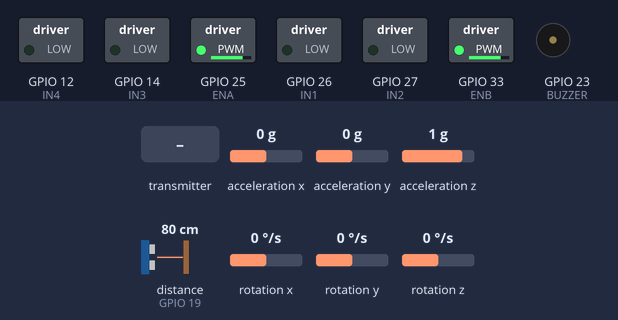
Bench run of a sketch on a simulated ESP32. Shown: switched loads named in the sketch (green lamp = pin HIGH), buzzer (waves = sounding). The inputs (shaded band) are chosen by the test bench; at power-on: acceleration x 0 g, distance to the obstacle (sensor on GPIO 19) 80 cm, acceleration y 0 g, acceleration z 1 g, rotation x 0 °/s, rotation y 0 °/s, rotation z 0 °/s. The echo pulse lasts 58.3 µs per cm; pins used as bus, display or sensor lines are not drawn; what the sketch prints to the serial monitor is not drawn.

Above: at 2.2 s.
2.3 s: the transmitter starts sending x = 0
4.9 s: acceleration x set to -0.7 g
6.4 s: acceleration x set to -1 g
At 6.48 s:
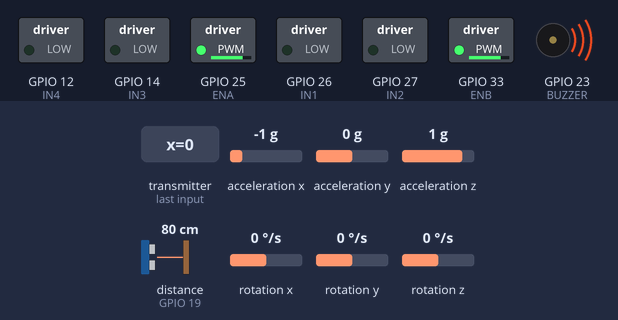
9.4 s: distance to the obstacle (sensor on GPIO 19) set to 2 cm
12.4 s: acceleration x set to -0.8 g
At 13.4 s:
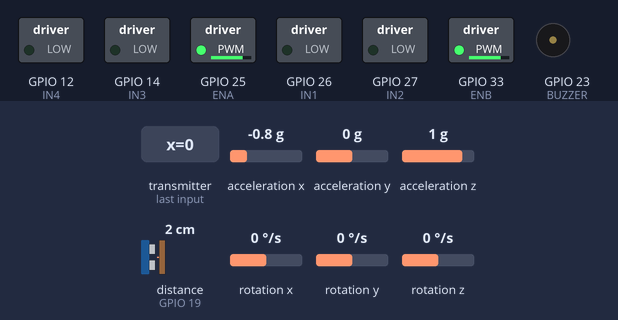
14.0 s: acceleration x set to -1.4 g
At 14.28 s:
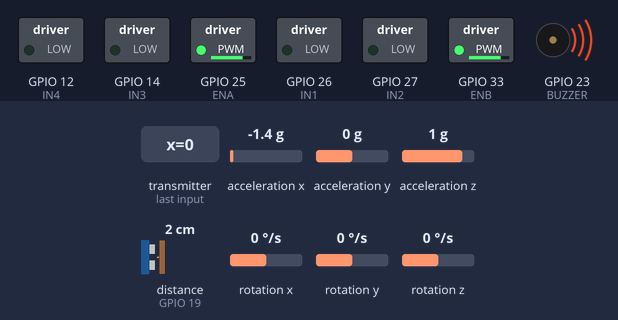
Timing chart, 0 to 18.0 s (numbered marks = the images above; inputs shaded):
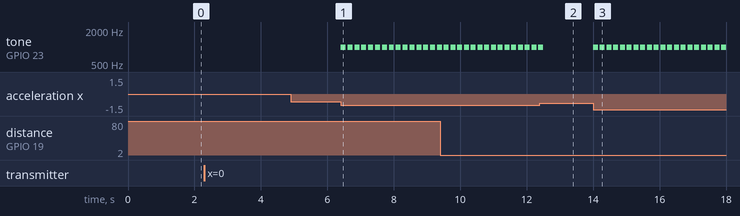

The sketch:

chair_unit.ino
```cpp
#include <WiFi.h>
#include <esp_now.h>
#include <Wire.h>
#include <MPU6050.h>
#include <math.h>

// ================= MPU6050 =================
MPU6050 mpu;

// ================= MOTOR (L298N) =================
#define ENA 25
#define IN1 26
#define IN2 27
#define IN3 14
#define IN4 12
#define ENB 33

// ================= ULTRASONIC ====================
#define TRIG 18
#define ECHO 19

// ================= BUZZER ========================
#define BUZZER 23

// ================= PARAMETERS ====================
#define OBSTACLE_DISTANCE 20     // cm
#define TILT_LIMIT        40     // degree
#define MOTOR_SPEED       200
#define SIGNAL_TIMEOUT    500    // ms

// ================= ESP-NOW DATA ==================
typedef struct {
  int x;
  int y;
} GestureData;

GestureData receivedData = {0, 0};
unsigned long lastPacketTime = 0;

// ================= MOTOR FUNCTIONS =================
void stopMotor() {
  digitalWrite(IN1, LOW); digitalWrite(IN2, LOW);
  digitalWrite(IN3, LOW); digitalWrite(IN4, LOW);
}

void forward() {
  digitalWrite(IN1, HIGH); digitalWrite(IN2, LOW);
  digitalWrite(IN3, HIGH); digitalWrite(IN4, LOW);
}

void backward() {
  digitalWrite(IN1, LOW); digitalWrite(IN2, HIGH);
  digitalWrite(IN3, LOW); digitalWrite(IN4, HIGH);
}

void left() {
  digitalWrite(IN1, LOW); digitalWrite(IN2, HIGH);
  digitalWrite(IN3, HIGH); digitalWrite(IN4, LOW);
}

void right() {
  digitalWrite(IN1, HIGH); digitalWrite(IN2, LOW);
  digitalWrite(IN3, LOW); digitalWrite(IN4, HIGH);
}

// ================= ULTRASONIC =====================
long getDistance() {
  digitalWrite(TRIG, LOW);
  delayMicroseconds(5);
  digitalWrite(TRIG, HIGH);
  delayMicroseconds(10);
  digitalWrite(TRIG, LOW);

  long duration = pulseIn(ECHO, HIGH, 25000); // 25 ms timeout

  if (duration == 0) return -1;

  long dist = duration * 0.034 / 2;

  if (dist < 2 || dist > 400) return -1;

  return dist;
}

// ================= ESP-NOW RECEIVE =================
void OnDataRecv(const esp_now_recv_info_t *info,
                const uint8_t *data, int len) {
  if (len == sizeof(GestureData)) {
    memcpy(&receivedData, data, sizeof(receivedData));
    lastPacketTime = millis();
  }
}

void setup() {
  Serial.begin(115200);
  delay(1000);

  Serial.println("================================");
  Serial.println(" SMART WHEELCHAIR SYSTEM START ");
  Serial.println("================================");

  // -------- Motor Pins --------
  pinMode(ENA, OUTPUT);
  pinMode(ENB, OUTPUT);
  pinMode(IN1, OUTPUT);
  pinMode(IN2, OUTPUT);
  pinMode(IN3, OUTPUT);
  pinMode(IN4, OUTPUT);

  analogWrite(ENA, MOTOR_SPEED);
  analogWrite(ENB, MOTOR_SPEED);

  Serial.println("[OK] Motors Initialized");

  // -------- Ultrasonic --------
  pinMode(TRIG, OUTPUT);
  pinMode(ECHO, INPUT);
  Serial.println("[OK] Ultrasonic Initialized");

  // -------- Buzzer --------
  pinMode(BUZZER, OUTPUT);
  digitalWrite(BUZZER, LOW);
  Serial.println("[OK] Buzzer Initialized");

  // -------- MPU6050 --------
  Wire.begin(21, 22);
  mpu.initialize();

  if (mpu.testConnection())
    Serial.println("[OK] MPU6050 Connected");
  else
    Serial.println("[ERROR] MPU6050 NOT Connected");

  // -------- ESP-NOW --------
  WiFi.mode(WIFI_STA);
  Serial.print("Wheelchair MAC: ");
  Serial.println(WiFi.macAddress());

  if (esp_now_init() != ESP_OK) {
    Serial.println("[ERROR] ESP-NOW Init Failed");
    return;
  }

  esp_now_register_recv_cb(OnDataRecv);
  Serial.println("[OK] ESP-NOW Ready");

  Serial.println("--------------------------------");
}

void loop() {

  // ===== SIGNAL LOST SAFETY =====
  if (millis() - lastPacketTime > SIGNAL_TIMEOUT) {
    stopMotor();
    Serial.println("⚠ SIGNAL LOST → MOTOR STOP");
    delay(200);
    return;
  }

  // ===== OBSTACLE CHECK =====
  long distance = getDistance();

  if (distance == -1) {
    Serial.println("Ultrasonic: NO ECHO");
  }
  else if (distance < OBSTACLE_DISTANCE) {
    stopMotor();
    tone(BUZZER, 1200, 150);
    Serial.print("🚧 OBSTACLE: ");
    Serial.print(distance);
    Serial.println(" cm");
    delay(200);
    return;
  }

  // ===== TILT CHECK =====
  int16_t ax, ay, az;
  mpu.getAcceleration(&ax, &ay, &az);

  float roll  = atan2(ay, az) * 180 / PI;
  float pitch = atan2(-ax, sqrt(ay * ay + az * az)) * 180 / PI;
  float tilt  = max(abs(roll), abs(pitch));

  if (tilt > TILT_LIMIT) {
    stopMotor();
    tone(BUZZER, 1000, 150);
    Serial.print("⚠ TILT DETECTED: ");
    Serial.println(tilt);
    delay(200);
    return;
  }

  // ===== MOVEMENT (GESTURE) =====
  if (receivedData.y > 8000)       forward();
  else if (receivedData.y < -8000) backward();
  else if (receivedData.x > 8000)  right();
  else if (receivedData.x < -8000) left();
  else                             stopMotor();

  // ===== DEBUG OUTPUT =====
  static unsigned long t = 0;
  if (millis() - t > 1000) {
    Serial.print("X: "); Serial.print(receivedData.x);
    Serial.print(" Y: "); Serial.print(receivedData.y);
    Serial.print(" Dist: "); Serial.print(distance);
    Serial.print(" Tilt: "); Serial.println(tilt);
    t = millis();
  }
}
```

Measured:
- the behaviour switches between -0.8 and -0.9 g on acceleration x (found by bisection; images 0 and 1)
- after the input at 2.3 s, every drawn part: stays the same
- after the input at 4.9 s, every drawn part: stays the same
- after the input at 6.4 s, tone on GPIO 23 (BUZZER): alternates 1000 Hz for 0.15 s and silent for 0.06 s, starting at once
- after the input at 12.4 s, tone on GPIO 23 (BUZZER): goes on until 12.5 s, then stays silent
- after the input at 14.0 s, tone on GPIO 23 (BUZZER): alternates 1000 Hz for 0.15 s and silent for 0.05 s, starting at once
